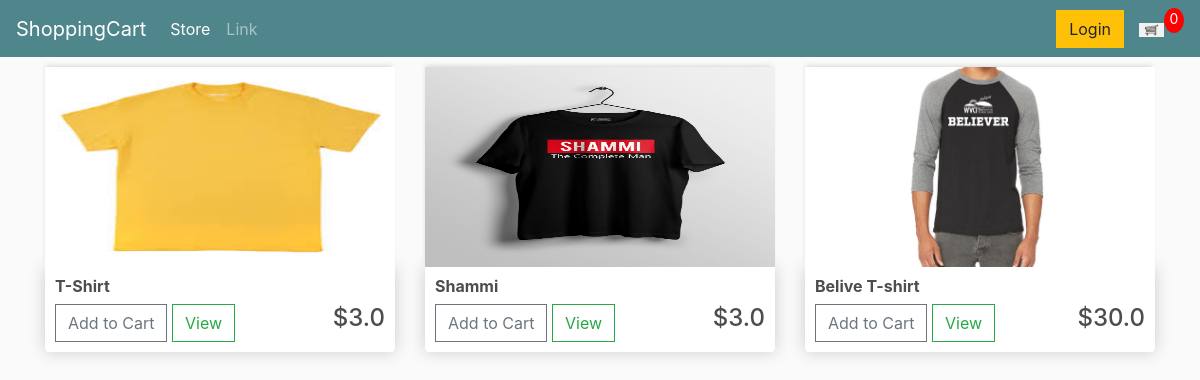
The page / on the database its author committed.
### store/models.py (models this page shows, shortened)
class Product(models.Model):
	name = models.CharField(max_length=200)
	price = models.FloatField()
	digital = models.BooleanField(default=False,null=True, blank=True)
	image = models.ImageField(null=True, blank=True)
	@property
	def imageURL(self):
		try:
			url = self.image.url
		except:
			url = ''
		return url

### store/views.py (the view)
# urls.py: path('', include('store.urls')),
def store(request):
    products = Product.objects.all()
    context = { 'products': products }
    return render(request, 'store/store.html', context)

### store/templates/store/store.html
{% extends 'base/main.html' %}
{% load static %}
{% block content %}
<div class="row">
    {% for product in products %}
    <div class="col-lg-4">
        <img src="{{product.imageURL}}" alt="" class="thumbnail">
        <div class="box-element product">
            <h6><strong>{{product.name}}</strong></h6>
            <button class="btn btn-outline-secondary add-btn btn-addToCart"
            data-product="{{product.id}}"
            data-action="add">Add to Cart</button>
            <a href="#" class="btn btn-outline-success">View</a>
            <h4 style="display: inline-block;float: right;">${{product.price}}</h4>
        </div>
    </div>
   {% endfor %}
</div>
{% endblock %}

### static/css/main.css (style rules this page uses)
body { background-color: hsl(0, 0%, 98%); }
h1,h2,h3,h4,h5,h6 { color:hsl(0, 0%, 30%); }
.box-element { box-shadow:hsl(0, 0%, 80%) 0 0 16px; background-color: #fff; border-radius: 4px; padding: 10px; }
.thumbnail { width: 100%; height: 200px; -webkit-box-shadow: -1px -3px 5px -2px rgba(214,214,214,1); -moz-box-shadow: -1px -3px 5px -2px rgba(214,214,214,1); box-shadow: -1px -3px 5px -2px rgba(214,214,214,1); }
.product { border-radius: 0 0 4px 4px; }
.col-lg-4, .col-lg-6, .col-lg-8, .col-lg-12 { margin-top: 10px; }
.btn { border-radius: 0; }

### rows shown on the page
Product: imageURL (picture), name "T-Shirt", price "3.0"
Product: imageURL (picture), name "Shammi", price "3.0"
Product: imageURL (picture), name "Belive T-shirt", price "30.0"
